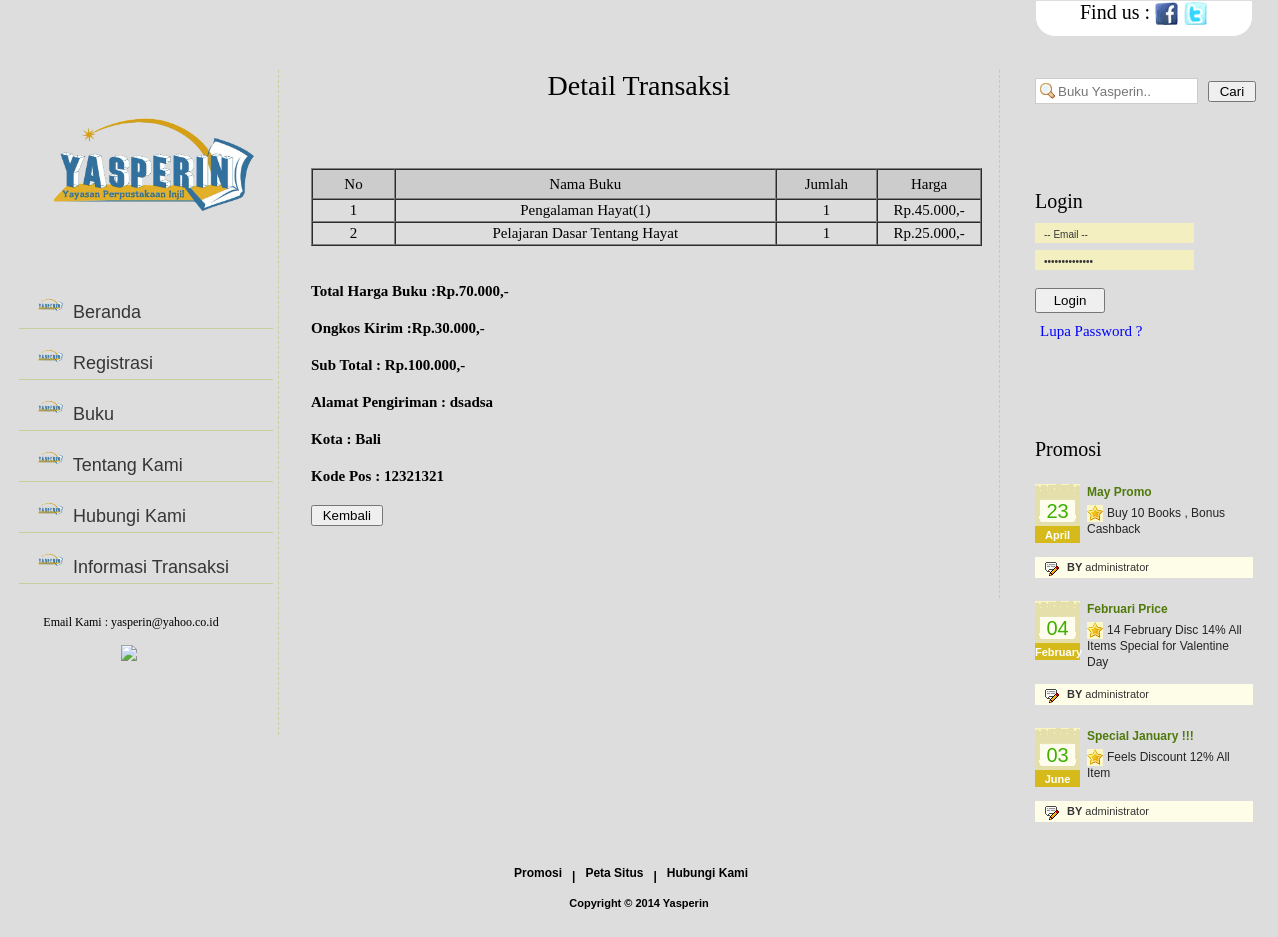
Screenshot of /detailtransaksi1.php?idpemesanan=PM0004 with the database file from the repository.
### tables this page shows
CREATE TABLE IF NOT EXISTS `detailpemesanan` (
  `IdDetailPemesanan` int(11) NOT NULL AUTO_INCREMENT,
  `IdPemesanan` varchar(6) NOT NULL,
  `IdBuku` varchar(6) NOT NULL,
  `Harga` int(11) NOT NULL,
  `Jumlah` int(11) NOT NULL,
  `Diskon` int(11) NOT NULL,
  PRIMARY KEY (`IdDetailPemesanan`)
);

CREATE TABLE IF NOT EXISTS `buku` (
  `IdBuku` varchar(6) NOT NULL,
  `Sampul` varchar(100) NOT NULL,
  `Judul` varchar(50) NOT NULL,
  `Penulis` varchar(25) NOT NULL,
  `Kategori` varchar(20) NOT NULL,
  `Sinopsis` text NOT NULL,
  `Harga` int(11) NOT NULL,
  PRIMARY KEY (`IdBuku`)
);

CREATE TABLE IF NOT EXISTS `pengiriman` (
  `IdPengiriman` varchar(6) NOT NULL,
  `Tanggal` date NOT NULL,
  `Ongkos` int(6) NOT NULL,
  `Alamat` varchar(200) NOT NULL,
  `KodePos` int(7) NOT NULL,
  `Kota` varchar(20) NOT NULL,
  `Status` varchar(15) NOT NULL,
  `IdPemesanan` varchar(6) NOT NULL,
  PRIMARY KEY (`IdPengiriman`)
);

CREATE TABLE IF NOT EXISTS `promo` (
  `IDPromosi` int(11) NOT NULL AUTO_INCREMENT,
  `JudulPromo` varchar(100) NOT NULL,
  `IsiPromo` text NOT NULL,
  `TglPromo` date NOT NULL,
  `IdPengurus` varchar(15) NOT NULL,
  PRIMARY KEY (`IDPromosi`)
);

### controller/conf.php (called while the page is built, shortened)
<?php
function rp($angka){
	$angka = number_format($angka);
	$angka = str_replace(',', '.', $angka);
	$angka ="$angka";
	return "Rp.".$angka.",-";
}
?>

### detailtransaksi1.php (the view, shortened to what this page needs)
<?php
require("header.php");
?>
	<div id="contentWrap">
 		<div id="contentPanel">
		<?php require("leftPanel.php"); ?>
<div id="middlePanel">
   				<div class="top">
    				<h2 align="center">Detail Transaksi</h2>
   				</div>
                <div class="bottom">
<br/><br/>
<table width="671" border="1" cellspacing="0" cellpadding="2" align="center">
    <tr>
      <td width="82" height="24" align="center" bgcolor="#CCCCCC">No</td>
      <td width="400" align="center" bgcolor="#CCCCCC">Nama Buku</td>
      <td width="100" align="center" bgcolor="#CCCCCC">Jumlah</td>
	  <td width="100" align="center" bgcolor="#CCCCCC">Harga</td>
    </tr>
    <?php
	$rs2 = mysql_query("select * from detailpemesanan where IdPemesanan='".$_GET['idpemesanan']."'");
	$pengiriman = mysql_fetch_array(mysql_query("select * from pengiriman where IdPemesanan='".$_GET['idpemesanan']."'"));
	while($row = mysql_fetch_array($rs2))
	{
	$i++;
	$total += $row["Harga"]*$row["Jumlah"];
	?>
    <form method="post" name="form<?php echo $i; ?>" id="form<?php echo $i; ?>" >
    <tr>
    	<td align="center"><?php echo $i; ?></td>
    	<td align="center"><?php
		$namabuku = mysql_fetch_array(mysql_query("select judul from buku where IdBuku='".$row['IdBuku']."'"));
		echo $namabuku[0];
		?></td>
		<td align="center"><?php echo $row["Jumlah"]; ?></td>
        <td align="center"><?php echo rp($row["Harga"]); ?></td>
    </tr>
    </form>
    <?php
	}
	?>
    </table><br/>
	<h4>Total Harga Buku :<?php echo rp($total); ?></h4>
	<h4>Ongkos Kirim :<?php echo rp($pengiriman['Ongkos']); ?></h4>
	<h4>Sub Total : <?php echo rp($total+$pengiriman['Ongkos']); ?></h4>
	<h4>Alamat Pengiriman : <?php echo $pengiriman['Alamat']; ?></h4>
	<h4>Kota : <?php echo $pengiriman['Kota']; ?></h4>
	<h4>Kode Pos : <?php echo $pengiriman['KodePos']; ?></h4>
	<a href="status_transaksi.php" style="text-decoration:none"><input type="button" value=" Kembali "/></a>	<br/><br/>
    <br/>
				</div>
  	</div>
	<?php
			require("rightPanel.php");
		?>
 		</div>
	</div>
	<?php
		require("footer.php");
	?>
</body>
</html>

### rightPanel.php (shortened to what this page needs)
<div id="rigtPanel">
			<div id="header-search" >
			<form method="post" action="cari_buku.php">
			<input type="text" name="txtsearch" class="search" placeholder="Buku Yasperin.." id="search" />
			<input type="submit" value=" Cari "  />
			</form>
			</div>
			   <div class="contacts">
			   	<br/><br/>
				<?php
					if($nama == NULL || $nama == "")
					{
				?>
   				<h2>Login</h2>
				<form method="POST" action="controller/doLoginUser.php">
   				<input class="inp" name="txtusername" type="text" value="-- Email --" onfocus="if(this.value=='-- Email --')this.value=''" onblur="if(this.value=='')this.value='-- Email --'"/>
   				<input class="inp" name="txtpassword" type="password" value="-- Password --" onfocus="if(this.value=='-- Password --')this.value=''" onblur="if(this.value=='')this.value='-- Password --'"/>
				<br/>
				<input type="submit" value="Login" style="width:70px;height:25px;margin-right:10px"/>
				<br/>
				<a href="lupasandi.php">Lupa Password ?</a>
				<br/>
				<div class="error">
				</div>
				</form>
				<?php
					}
				?>
  				</div>
  				<div class="services">
			<br/><br/>
			<br/><br/>
   				<h2>Promosi</h2>
   				<ul>
				<?php
				$rs = mysql_query("select * from promo order by IDPromosi desc");
				while($row = mysql_fetch_array($rs))
				{
				$date = $row["TglPromo"];
				?>
    					<li>
      						<div class="cal"><?php echo date("d", strtotime($date)); ?><span><?php echo date("F", strtotime($date)); ?></span></div>
      						<h2><?php echo $row["JudulPromo"]; ?></h2>
      						<p><?php echo $row["IsiPromo"]; ?></p>
      						<div class="author"><span>BY</span> administrator</div>
    					</li>
				<?php
					}
				?>
   				</ul>
  				</div>
 			</div>

### styles.css (style rules this page uses)
body { margin:0px; padding:0px; background:#DDDDDD;font-family:Verdana; }
#contentWrap { width:100%; margin:0px; padding:0px; float:left; background:#DDDDDD repeat-x }
#contentPanel { width:1240px; margin:0 auto; padding:33px 0 0 0 }
#header-search { bottom: 0; right: 0; width: 252px; height: 34px; padding: 8px 0 25px 0px; }
input.search { background:#FFFFFF url(images/search.png) no-repeat 4px 4px; padding:4px 4px 4px 22px; border:1px solid #CCCCCC; width: 135px; height: 16px; margin-right: 6px; color:#5F5F5F; }
#middlePanel { width:688px; margin:0px; padding:0 0 38px 32px; float:left; border-right:#c6d09d dashed 1px }
#middlePanel .top { width:650px; margin:0px; padding:0 0 0 3px; float:left }
#middlePanel .top h2 { width:650px; margin:0px; padding:0px; float:left; font-family:Verdana; font-size:28px; color:#000000; line-height:32px; font-weight:normal }
#middlePanel .bottom { width:668px; margin:32px 0 0 0; padding:0px; float:left; font-family:Verdana; font-size:15px; }
#rigtPanel { width:218px; margin:0px; padding:0 0 0 35px; float:left }
#rigtPanel .services { width:218px; margin:0px; padding:0px; float:left }
#rigtPanel .services h2 { width:218px; margin:0px; padding:0px; float:left; font-family:Verdana; font-size:20px; color:#000000; line-height:24px; font-weight:normal }
#rigtPanel .services ul { width:218px; margin:23px 0 0 0; padding:0px; float:left; display:block }
#rigtPanel .services ul li { width:218px; margin:0px; padding:0 0 23px 0; float:left; display:block }
#rigtPanel .services ul li .cal { width:45px; height:44px; margin:0px; padding:15px 0 0 0; float:left; font-family:Arial; font-size:20px; color:#3bb000; line-height:24px; text-align:center; background:url(images/calendar.jpg) no-repeat }
#rigtPanel .services ul li .cal span { width:45px; float:left; padding:0px; font-family:Arial; font-size:11px; color:#FFFFFF; text-align:center; font-weight:bold; margin:0px }
#rigtPanel .services ul li h2 { width:164px; margin:0px; padding:0 0 0 7px; float:left; font-family:Arial; font-size:12px; color:#4f790a; line-height:16px; font-weight:bold }
#rigtPanel .services ul li p { width:165px; margin:5px 0 0 0; padding:0 0 0 7px; float:left; font-family:Arial; font-size:12px; color:#252525; line-height:16px; text-indent:20px; background:url(images/star.jpg) no-repeat 7px 0 }
#rigtPanel .services ul li .author { width:186px; height:21px; margin:14px 0 0 0; padding:0 0 0 32px; float:left; font-family:Arial; font-size:11px; color:#343434; line-height:20px; background:#fefde7 url(images/author.jpg) no-repeat 10px 0 }
#rigtPanel .services ul li .author span { font-weight:bold }
#rigtPanel .contacts { width:220px; margin:16px 0 0 0; padding:0px; float:left ;font-family:Verdana; }
#rigtPanel .contacts h2 { width:200px; margin:0px; padding:0 0 3px 0; float:left; font-family:Verdana; font-size:20px; color:#000000; line-height:24px; font-weight:normal }
#rigtPanel .contacts .inp { width:150px; height:17px; margin:7px 0 0 0; padding:3px 0 0 9px; float:left; font-family:Arial; font-size:10px; color:#363636; border:0px; background:#f3efc0 }
#rigtPanel .contacts a { height:16px; margin:10px 0 0 0; margin-left:5px; padding:0px; float:left; color:blue; font-family:Verdana; font-size:15px; text-decoration:none; }
#rigtPanel .error { width:200px; height:16px; margin:10px 0 0 0; margin-left:5px; padding:0px; float:left; font-family:Arial; font-size:12px;text-decoration:none; color:red; }

### rows the page displays
detailpemesanan: IdBuku.Judul "Pengalaman Hayat(1)", Jumlah "1", Harga "Rp.45.000,-"
detailpemesanan: IdBuku.Judul "Pelajaran Dasar Tentang Hayat", Jumlah "1", Harga "Rp.25.000,-"
pengiriman: Ongkos "Rp.30.000,-", rp($total+$pengiriman['Ongkos']) "Rp.100.000,-", Alamat "dsadsa", Kota "Bali", KodePos "12321321"
promo: TglPromo "23", TglPromo "April", JudulPromo "May Promo", IsiPromo "Buy 10 Books , Bonus Cashback"
promo: TglPromo "04", TglPromo "February", JudulPromo "Februari Price", IsiPromo "14 February Disc 14% All Items Special for Valentine Day"
promo: TglPromo "03", TglPromo "June", JudulPromo "Special January !!!", IsiPromo "Feels Discount 12% All Item"

### other values shown
rp($total) "Rp.70.000,-"
